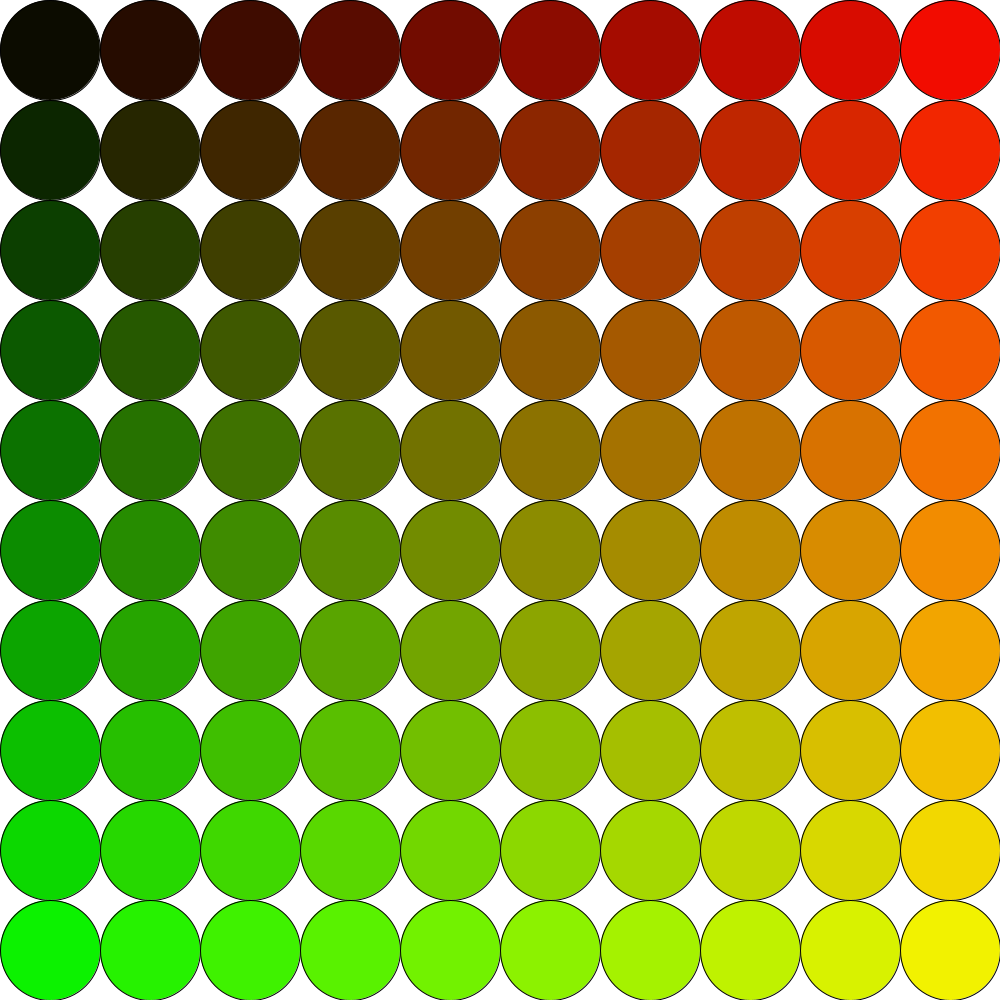
Frame 1 (no input)
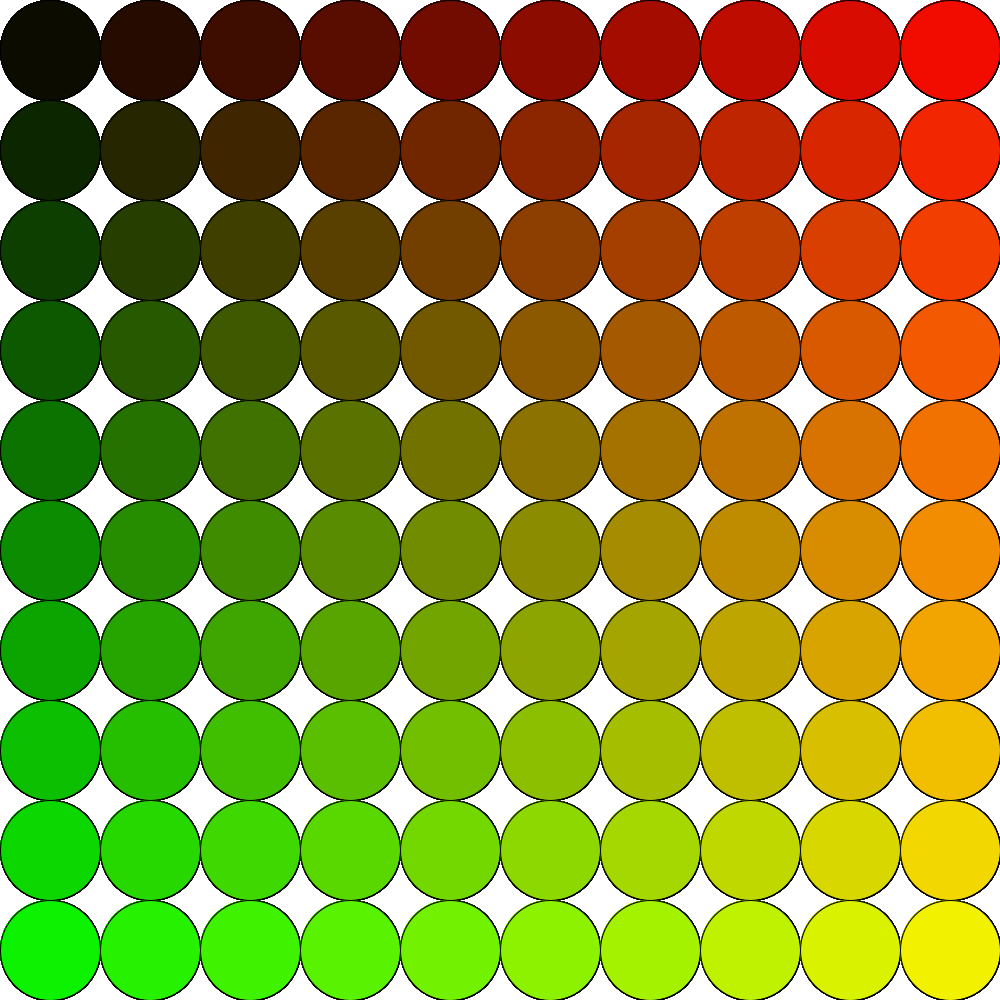
Frame 60 (the mouse pressed at the canvas centre just before this capture)
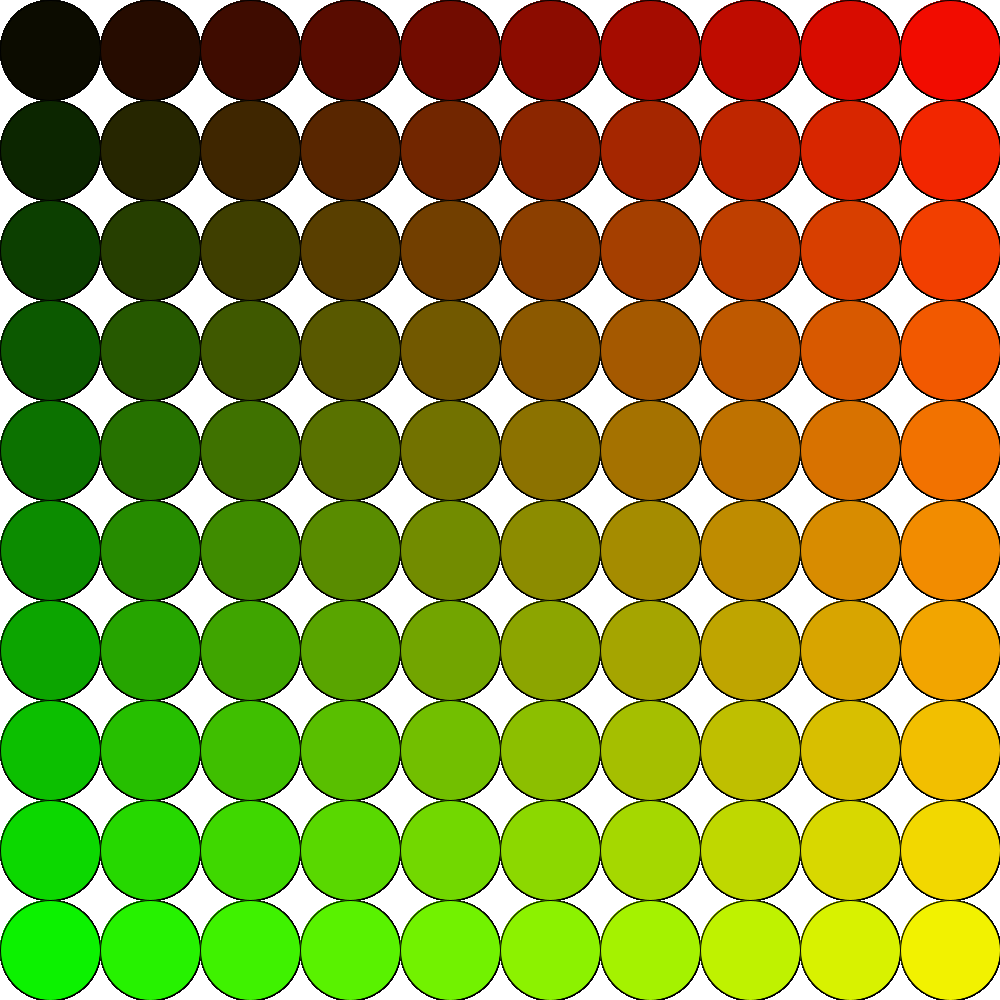
Frame 120 (the mouse held since frame 60 and released just before this capture)

The Processing sketch that drew these frames (run headless with seeded random() and noise(); from frame 60 on, the mouse is pressed at the canvas centre):

// Processing sketch: sketch_02_2
// ── sketch_02_2.pde
int diametro = 100;

void setup(){
  size(1000, 1000);
  background(255);
  colorMode(RGB, width);    // Distribuisce la componente di colore lungo la larghezza della finestra per ottenere un gradiente
}

void draw(){
  for(int y = diametro/2; y < height; y += diametro){
    for(int x = diametro/2; x < width; x += diametro){
      if(dist(x, y, mouseX, mouseY) < diametro/2)        // Ci danno le coordinate del mouse
        fill(0, 0, width);    // Usiamo width per avere la componente massima di blu, visto che usiamo colorMode
      else
        fill(x, y, 0);        // Il gradiente di colore si distribuisce linearmente lungo la larghezza e l'altezza della finestra
      ellipse(x, y, diametro, diametro);   
    }
  }
}
